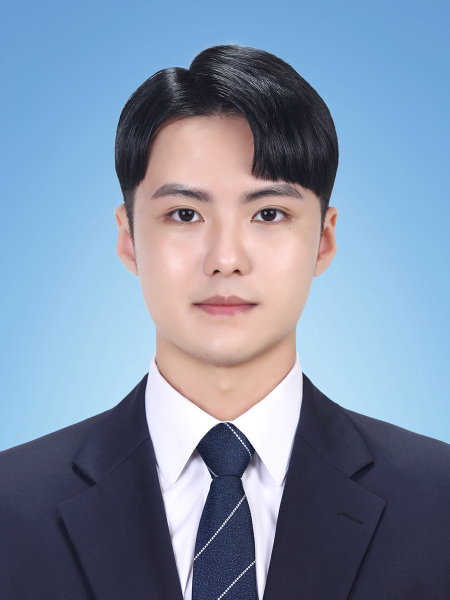
#> input picture opencv/image/my_face.jpg, 900 x 1200 px (shown at 1/2 size)
$ python gender_detect.py
#> lines starting #> are read from the running program, lines starting #| are printed output that depends on the picture; after the words box and inside, x2 and y2 are one past the last pixel; in counts of white or black regions, pixels touching at a corner belong together
### opencv/util/CommUtils.py
import numpy as np, cv2

# 이미지 기울기 보정을 위한 함수
# 인자값1 : 원본이미지 / 인자값2 : 얼굴 중심 좌표 / 인자값3 : 양쪽 눈 중심좌표
# 결과값 : 보정된 이미지, 보정된 얼굴 중심 좌표
def doCorrectionImage(image, face_center, eye_centers):

    #양쪽 눈 좌표
    pt0, pt1 = eye_centers

    if pt0[0] > pt1[0]: pt0, pt1 = pt1, pt0

    # 두 좌표간 차분 계산
    dx, dy = np.subtract(pt1, pt0).astype(float)

    #역탄젠트로 기울기 계산
    angle = cv2.fastAtan2(dy, dx)

    # 계산된 기울기만큼 이미지 회전하기
    rot = cv2.getRotationMatrix2D((int(face_center[0]),int(face_center[1])), angle, 1)

    # 회전된 이미지를 원래 이미지 크기로 자르기
    size = image.shape[1::-1]

    # 보정된 이미지 생성
    correction_image = cv2.warpAffine(image, rot, size, cv2.INTER_CUBIC)

    # 눈 위치 보정
    eye_centers = np.expand_dims(eye_centers, axis=0)
    correction_centers = cv2.transform(eye_centers, rot)
    correction_centers = np.squeeze(correction_centers, axis=0)

    return correction_image, correction_centers

# 얼굴이미지로부터 상세 객체 탐지를 위한 함수
# 인자값1 : 얼굴 이미지 / 인자값2 : 얼굴 중심 좌표
# 결과값 : 윗머리, 귓밑머리, 입술, 얼굴 전체
def doDetectObject(face, center):
    w, h = face[2:4]
    center = np.array(center)

    # 얼굴영역 평균 비율
    # 얼굴 시작좌표 : 얼굴 증심으로부터 머리 시작좌표까지 평균 약 65%
    # 머리 끝 좌표 : 얼굴 증심으로부터 머리 끝좌표까지 평균 약 45%
    face_avg_rate = np.multiply((w,h), (0.45, 0.65))

    # 입술영역 평균 비율
    # 입술 시작좌표 : 입술 중심으로부터 얼굴높이의 평균 약 10%
    # 입술 끝 좌표 : 입술 증심으로부터 얼굴 너비의 평균 약 18%
    lib_avg_rate = np.multiply((w,h), (0.18, 0.1))

    # 얼굴 중심에서 머리 시작좌표로 이동
    pt1 = center - face_avg_rate

    # 얼굴 중심에서 머리 종료좌표로 이동
    pt2 = center + face_avg_rate

    # 얼굴 전체 영역
    face_all = roi(pt1, pt2-pt1)

    size = np.multiply(face_all[2:4], (1, 0.35))

    # 윗머리 영역
    face_up = roi(pt1, size)

    # 귀밑머리 영역
    face_down = roi(pt2-size, size)

    # 입술 중심 좌표(얼굴 중심의 약 30% 아래 위치함)
    lip_center = center + (0, h * 0.3)

    # 입술 중심에서 입술 시작좌표로 이동
    lip1 = lip_center - lib_avg_rate

    # 입술 중심에서 입술 끝좌표로 이동
    lip2 = lip_center + lib_avg_rate

    # 입술 영역
    lip = roi(lip1, lip2-lip1)

    return [face_up, face_down, lip, face_all]

# 이미지의 관심영역(ROI, Region of Interest)을 가져오기는 함수
# 인자값1 : 위치 / 인자값2 : 크기
# 결과값 : 영역 값
def roi(pt, size):
    return np.ravel([pt, size]).astype(int)

# 타원형으로 마스크 생성하는 함수
# 인자값1 : 원본 이미지 / 인자값2 : 세부 영역(윗머리, 귓밑머리, 입술, 얼굴 전체 중 하나)
# 인자값3 : 색상 / 인자값4 : 실선(사전 정의함)
# 결과값 : 타원형 마스크를 그린 이미지
def draw_ellipse(image, roi, color, thickness=cv2.FILLED):

    # 영역의 좌표 구하기
    x, y, w, h = roi

    # 영역의 자표로 부터 중심 좌표 구하기
    center = (x + w // 2, y + h // 2)

    # 타원 크기 설정하기(사람 얼굴 객체의 일반적인 타원 비율은 45%임)
    size = (int(w * 0.45), int(h * 0.45))

    # 타원 그리기
    cv2.ellipse(image, center, size, 0, 0, 360, color, thickness)

    return image

### opencv/gender_detect.py
# 생성한 CommUtils에 정의한 함수를 사용하기 위해 사용
from util.CommUtils import *

# 인식률을 높이기 위한 전처리
def preprocessing():
    # 분석하기 위한 이미지 불러오기
    image = cv2.imread("image/my_face.jpg", cv2.IMREAD_COLOR)
#> image is the input picture: shape (1200, 900, 3); mean B, G, R 165.8, 142.2, 126

    # 이미지가 존재하지 안으면, 에러 반환
    if image is None: return None, None

    # 이미지 크기 사이즈 변경하기
    image = cv2.resize(image, (700, 700))
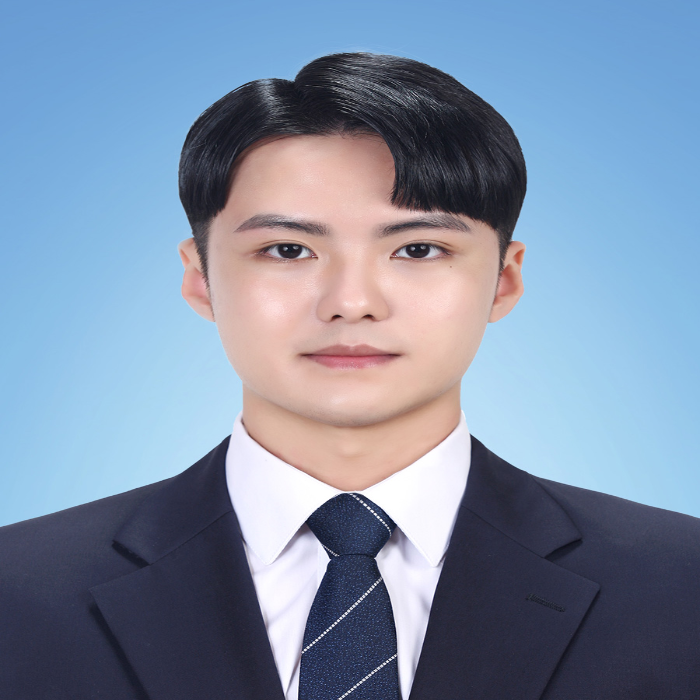
#> image: shape (700, 700, 3); mean B, G, R 165.7, 142.2, 125.9

    # 흑백사진으로 변경
    gray = cv2.cvtColor(image, cv2.COLOR_BGR2GRAY)
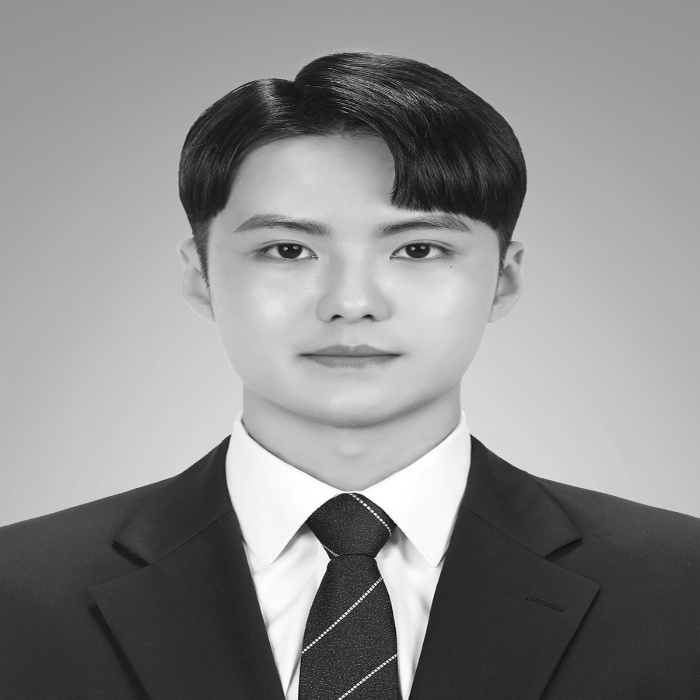
#> gray: shape (700, 700); min 6, max 255, mean 140

    # 변환한 흑백사진으로부터 히스토그램 평활화
    gray = cv2.equalizeHist(gray)
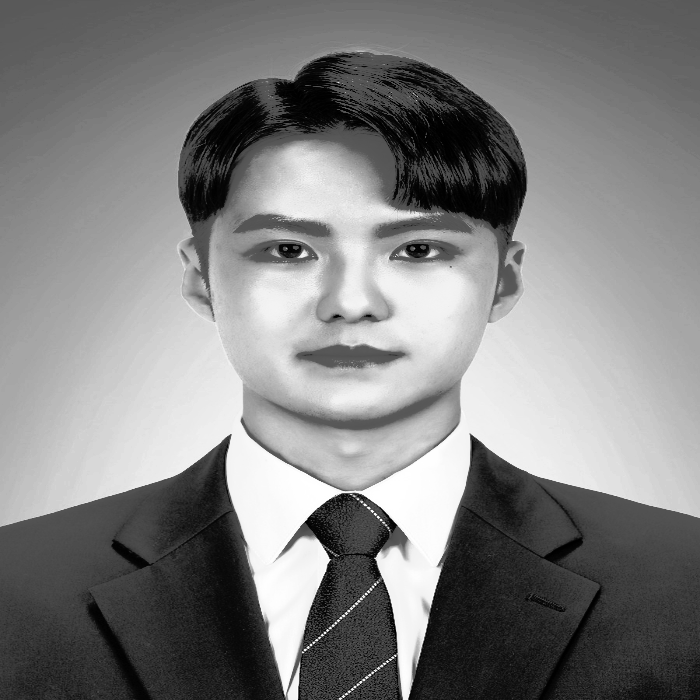
#> gray: shape (700, 700); min 0, max 255, mean 128.7

    return image, gray


# 학습된 얼굴 정면검출기 사용하기
face_cascade = cv2.CascadeClassifier("data/haarcascade_frontalface_alt2.xml")

# 학습된 눈 검출기 사용하기
eye_cascade = cv2.CascadeClassifier("data/haarcascade_eye_tree_eyeglasses.xml")

# 인식률을 높이기 위한 전처리 함수 호출
image, gray = preprocessing()  # 전처리

if image is None: raise Exception("영상 파일 읽기 에러")

# 얼굴 검출 수행(정확도 높이는 방법의 아래 파라미터를 조절함)
# 얼굴 검출은 히스토그램 평황화한 이미지 사용
# scaleFactor : 1.1
# minNeighbors : 인근 유사 픽셀 발견 비율이 2번 이상
# flags : 0 => 더이상 사용하지 않는 인자값
# 분석할 이미지의 최소 크기 : 가로 100, 세로 100
faces = face_cascade.detectMultiScale(gray, 1.1, 2, 0, (100, 100))
#> faces = [[193, 130, 305, 305]]

# 얼굴이 검출되었다면,
if faces.any():

    # 얼굴 위치 값을 가져오기
    x, y, w, h = faces[0]
#> x = 193; y = 130; w = 305; h = 305

    # 원본이미지로부터 얼굴영역 가져오기
    face_image = image[y:y + h, x:x + w]
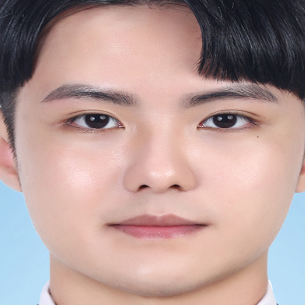
#> face_image: shape (305, 305, 3); mean B, G, R 151.7, 155.3, 181.3

    # 눈 검출 수행하기(정확도 높이는 방법의 아래 파라미터를 조절함)
    # 눈 검출은 얼굴 이미지 영역만 불러와 분석 수행
    # scaleFactor : 1.15
    # minNeighbors : 인근 유사 픽셀 발견 비율이 7번 이상
    # flags : 0 => 더이상 사용하지 않는 인자값
    # 분석할 이미지의 최소 크기 : 가로 25, 세로 20
    eyes = eye_cascade.detectMultiScale(face_image, 1.15, 7, 0, (25, 20))
#> eyes = [[196, 91, 60, 60], [64, 91, 61, 61]]

    # 눈을 찾을 수 있다면,
    if len(eyes) == 2:
        # 얼굴 가운데
        face_center = (x + w // 2, y + h // 2)
#> face_center = (345, 282)

        # 양쪽 눈 가운데 위치 값 가져오기
        eye_centers  = [[x+ex+ew//2, y+ey+eh//2] for ex,ey,ew,eh in eyes]
#> eye_centers = [[419, 251], [287, 251]]

        # 사진의 기울기 보정
        correction_image, correction_center = doCorrectionImage(image, face_center, eye_centers)
#> in doCorrectionImage, `pt0, pt1 = eye_centers`: pt0 = [419, 251]; pt1 = [287, 251]
#> in doCorrectionImage, `if pt0[0] > pt1[0]: pt0, pt1 = pt1, pt0`: pt1 = [419, 251]
#> in doCorrectionImage, `dx, dy = np.subtract(pt1, pt0).astype(float)`: dx = 132; dy = 0
#> in doCorrectionImage, `rot = cv2.getRotationMatrix2D((int(face_center[0]),int(face_center[1])..`: rot = [[1, 0, 0], [0, 1, 0]]
#> in doCorrectionImage, `eye_centers = np.expand_dims(eye_centers, axis=0)`: eye_centers = [[419, 251], [287, 251]]
#> correction_center = [[419, 251], [287, 251]]

        # 얼굴 상세 객체(윗머리, 귀밑머리, 입술) 찾기
        # rois[0] : 윗머리 / rois[1] : 귓밑머리 / rois[2] : 입술 / rois[3] : 얼굴 전체
        rois = doDetectObject(faces[0], face_center)
#> in doDetectObject, `w, h = face[2:4]`: w = 305
#> in doDetectObject, `center = np.array(center)`: center = [345, 282]
#> in doDetectObject, `face_avg_rate = np.multiply((w,h), (0.45, 0.65))`: face_avg_rate = [137.2, 198.2]
#> in doDetectObject, `lib_avg_rate = np.multiply((w,h), (0.18, 0.1))`: lib_avg_rate = [54.9, 30.5]
#> in doDetectObject, `pt1 = center - face_avg_rate`: pt1 = [207.8, 83.75]
#> in doDetectObject, `pt2 = center + face_avg_rate`: pt2 = [482.2, 480.2]
#> in doDetectObject, `face_all = roi(pt1, pt2-pt1)`: face_all = [207, 83, 274, 396]
#> in doDetectObject, `size = np.multiply(face_all[2:4], (1, 0.35))`: size = [274, 138.6]
#> in doDetectObject, `face_up = roi(pt1, size)`: face_up = [207, 83, 274, 138]
#> in doDetectObject, `face_down = roi(pt2-size, size)`: face_down = [208, 341, 274, 138]
#> in doDetectObject, `lip_center = center + (0, h * 0.3)`: lip_center = [345, 373.5]
#> in doDetectObject, `lip1 = lip_center - lib_avg_rate`: lip1 = [290.1, 343]
#> in doDetectObject, `lip2 = lip_center + lib_avg_rate`: lip2 = [399.9, 404]
#> in doDetectObject, `lip = roi(lip1, lip2-lip1)`: lip = [290, 343, 109, 61]
#> rois = [[207, 83, 274, 138], [208, 341, 274, 138], [290, 343, 109, 61], [207, 83, 274, 396]]

        # 보정된 사진 전체를 마스크만들기
        base_mask = np.full(correction_image.shape[:2], 255, np.uint8)

        # 얼굴 전체 마스크 만들기(사람의 얼굴은 평균 약 45% 타원으로 구성됨)
        # 얼굴 영역을 연산하기 않기 위해 색상을 검정색(값 : 0)으로 설정함
        face_mask = draw_ellipse(base_mask, rois[3], 0, -1)
#> in draw_ellipse, `x, y, w, h = roi`: x = 207; y = 83; w = 274; h = 396
#> in draw_ellipse, `center = (x + w // 2, y + h // 2)`: center = (344, 281)
#> in draw_ellipse, `size = (int(w * 0.45), int(h * 0.45))`: size = (123, 178)
#> in draw_ellipse, `cv2.ellipse(image, center, size, 0, 0, 360, color, thickness)`:
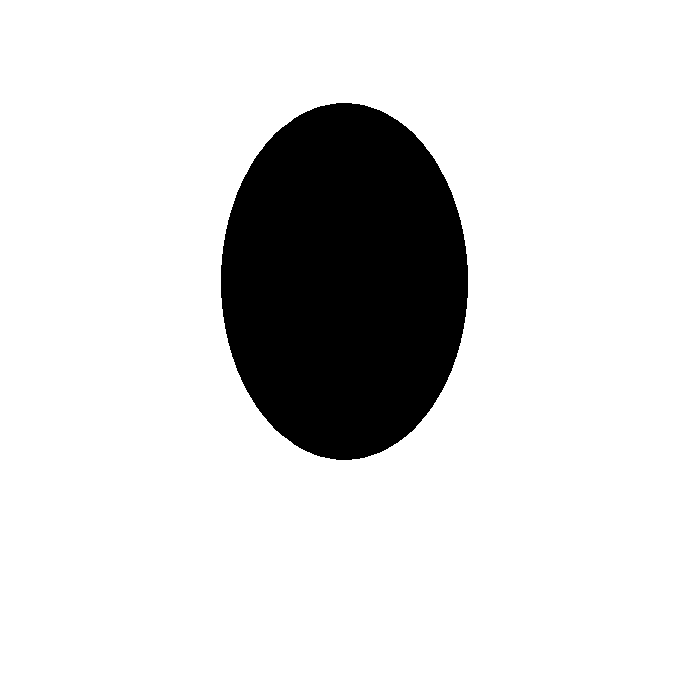
#> image: shape (700, 700); 85.9% white; 1 black region, box (x1, y1, x2, y2) and area: (221, 103, 468, 460) 69157

        # 입술 마스크 만들기(사람의 얼굴은 평균 약 45% 타원으로 구성됨)
        # 입술 영역을 연산하기 위해 색상을 흰색(값 : 255)으로 설정함
        lip_mask = draw_ellipse(np.copy(base_mask), rois[2], 255)
#> call 2 of draw_ellipse, with roi = array of shape (4,), color = 255, thickness = -1
#> in draw_ellipse (call 2), `x, y, w, h = roi`: x = 290; y = 343; w = 109; h = 61
#> in draw_ellipse (call 2), `center = (x + w // 2, y + h // 2)`: center = (344, 373)
#> in draw_ellipse (call 2), `size = (int(w * 0.45), int(h * 0.45))`: size = (49, 27)
#> in draw_ellipse (call 2), `cv2.ellipse(image, center, size, 0, 0, 360, color, thickness)`:
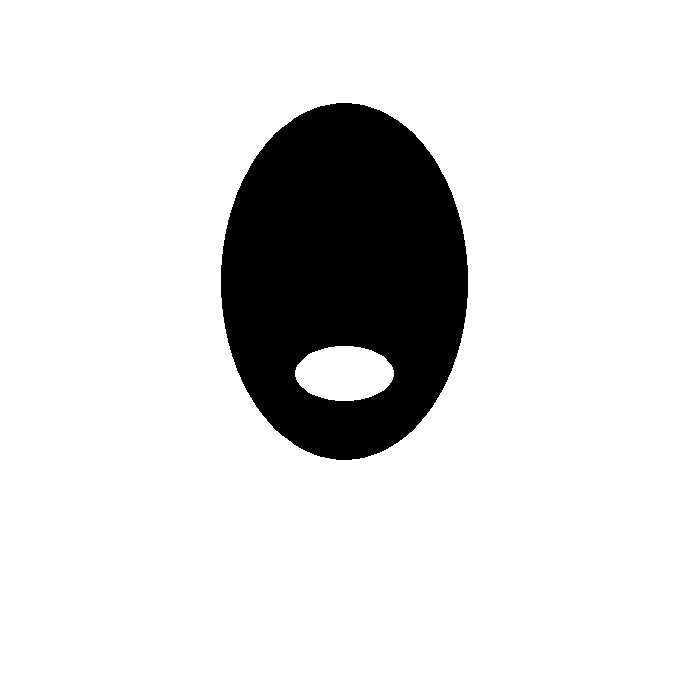
#> image: shape (700, 700); 86.8% white; 1 black region, box (x1, y1, x2, y2) and area: (221, 103, 468, 460) 64891

        # 윗머리용 얼굴전체 마스크, 귓밑머리용 얼굴전체 마스크, 입술마스크, 입술 제외용 마스크를 masks 저장
        masks = [face_mask, face_mask, lip_mask, ~lip_mask]

        # 만들어 놓은 마스크에 얼굴 상세 객체의 크기에 맞게 다시 저장함
        masks = [mask[y:y + h, x:x + w] for mask, (x, y, w, h) in zip(masks, rois)]
#> masks = 4 items

        # 얼굴 영역별 이미지 생성
        subs = [correction_image[y:y+h, x:x+w] for x, y, w, h in rois]
#> subs = 4 items

        # calcHist 파라미터 설명
        # 첫번째 파라미터(images) : 분석할 이미지 파일
        # 두번째 파라미터(Channel) : 컬러이미지(BGR)이면, 배열 값 3개로 정의
        # 세번째 파라미터(Mask) : 분석할 영역의 형태인 mask
        # 네번째 파라미터(histSize) : 히스토그램의 hist 크기, 예 : 128이면 256/128 = 2 => 픽셀 2개를 1개의 픽셀로 합쳐서 연산함
        # 다섯번째 파라미터(범위) : 컬러이미지(BGR)이면 0- 256까지 배열
        hists = [cv2.calcHist([sub], [0, 1, 2], mask, (128, 128, 128), (0, 256, 0, 256, 0, 256)) for sub, mask
                 in zip(subs, masks)]
#> hists = 4 items

        # 각 얼굴 영역별 히스트 값의 평균 구함
        hists = [h / np.sum(h) for h in hists]

        # 얼굴색과 입술색 비교 / HISTCMP_CORREL : 1에 가까울수록 유사함
        sim1 = cv2.compareHist(hists[3], hists[2], cv2.HISTCMP_CORREL)
#> sim1 = 0.397

        # 윗머리와 귓밑머리 비교 / HISTCMP_CORREL : 1에 가까울수록 유사함
        sim2 = cv2.compareHist(hists[0], hists[1], cv2.HISTCMP_CORREL)
#> sim2 = -0.0122

        # 여자 남자 구별하도록 만든 공식
        # 얼굴색과 입술색이 0.2보다 크면 0.2로 정의함
        criteria = 0.2 if sim1 > 0.2 else 0.1
#> criteria = 0.2

        # 윗머리와 귓밑머리 유사도가 얼굴색과 입술색 유사도보다 크면 여성
        value = sim2 > criteria
#> value = False

        # 출력 문구
        text = "Woman" if value else "Man"
#> text = 'Man'

        #이미지에 표기할 문구
        cv2.putText(image, text, (0, 30), cv2.FONT_HERSHEY_SIMPLEX, 1, (0, 0, 0), 2)
#> image: shape (700, 700, 3)

        # 사이즈 변경된 이미지로 출력하기
        cv2.imshow("MyFace", image)

    else:
        print("눈 미검출")

else:
    print("얼굴 미검출")

# 입력받는 것 대기하기, 작성안하면, 결과창이 바로 닫힘
cv2.waitKey(0)

$ run again, with opencv/image/03.jpg copied over opencv/image/my_face.jpg
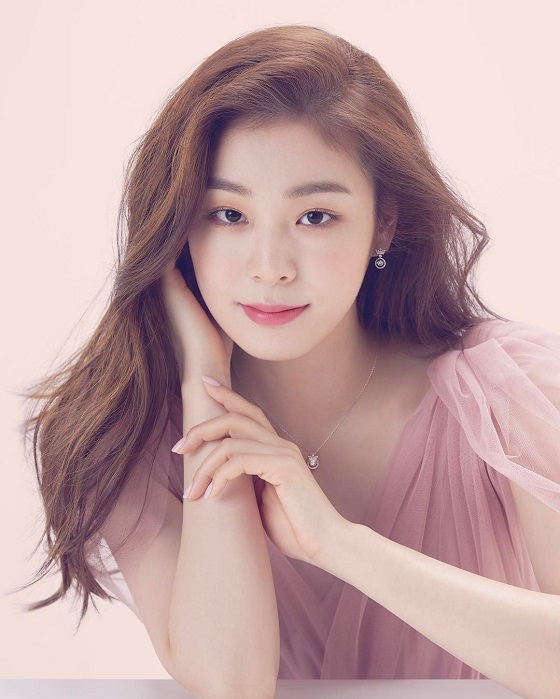
#> input picture opencv/image/03.jpg, 560 x 699 px
#> in preprocessing, image is the input picture: shape (699, 560, 3); mean B, G, R 165, 164.8, 194.8
#> faces = [[212, 120, 262, 262]]
#> `x, y, w, h = faces[0]`: x = 212; y = 120; w = 262
#> eyes = [[46, 68, 55, 55], [154, 69, 56, 56]]
#> face_center = (343, 251)
#> `eye_centers  = [[x+ex+ew//2, y+ey+eh//2] for ex,ey,ew,eh in eyes]`: eye_centers = [[285, 215], [394, 217]]
#> in doCorrectionImage, `pt0, pt1 = eye_centers`: pt0 = [285, 215]; pt1 = [394, 217]
#> dx = 109; dy = 2
#> angle = 1.05
#> rot = [[1, 0.0183, -4.55], [-0.0183, 1, 6.33]]
#> in doCorrectionImage, `correction_image = cv2.warpAffine(image, rot, size, cv2.INTER_CUBIC)`:
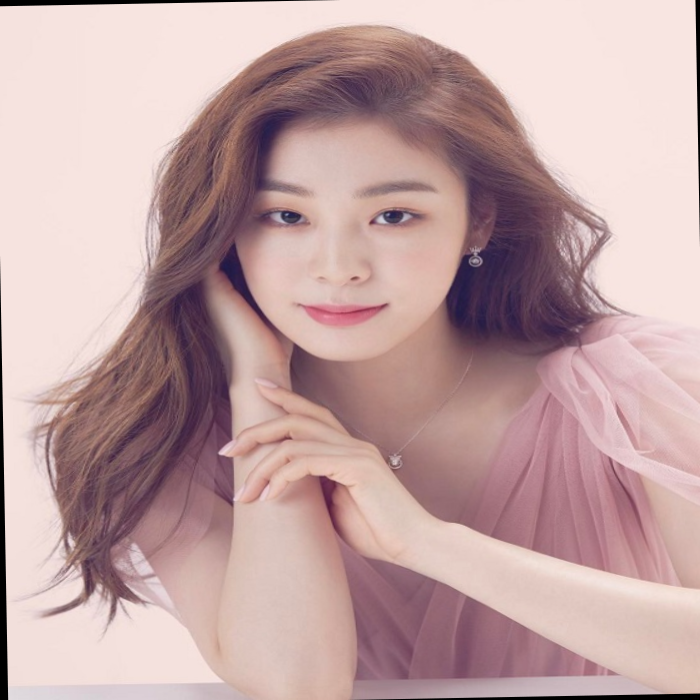
#> correction_image: shape (700, 700, 3); mean B, G, R 163, 162.7, 192.6
#> in doCorrectionImage, `eye_centers = np.expand_dims(eye_centers, axis=0)`: eye_centers = [[285, 215], [394, 217]]
#> correction_centers = [[284, 216], [393, 216]]
#> in doDetectObject, `w, h = face[2:4]`: w = 262
#> in doDetectObject, `center = np.array(center)`: center = [343, 251]
#> face_avg_rate = [117.9, 170.3]
#> lib_avg_rate = [47.16, 26.2]
#> in doDetectObject, `pt1 = center - face_avg_rate`: pt1 = [225.1, 80.7]
#> pt2 = [460.9, 421.3]
#> face_all = [225, 80, 235, 340]
#> in doDetectObject, `size = np.multiply(face_all[2:4], (1, 0.35))`: size = [235, 119]
#> face_up = [225, 80, 235, 118]
#> face_down = [225, 302, 235, 118]
#> lip_center = [343, 329.6]
#> lip1 = [295.8, 303.4]
#> lip2 = [390.2, 355.8]
#> lip = [295, 303, 94, 52]
#> rois = [[225, 80, 235, 118], [225, 302, 235, 118], [295, 303, 94, 52], [225, 80, 235, 340]]
#> in draw_ellipse, `x, y, w, h = roi`: x = 225; y = 80; w = 235; h = 340
#> in draw_ellipse, `center = (x + w // 2, y + h // 2)`: center = (342, 250)
#> in draw_ellipse, `size = (int(w * 0.45), int(h * 0.45))`: size = (105, 153)
#> in draw_ellipse (call 2), `x, y, w, h = roi`: x = 295; y = 303; w = 94; h = 52
#> in draw_ellipse (call 2), `center = (x + w // 2, y + h // 2)`: center = (342, 329)
#> in draw_ellipse (call 2), `size = (int(w * 0.45), int(h * 0.45))`: size = (42, 23)
#> in draw_ellipse (call 2), `cv2.ellipse(image, center, size, 0, 0, 360, color, thickness)`:
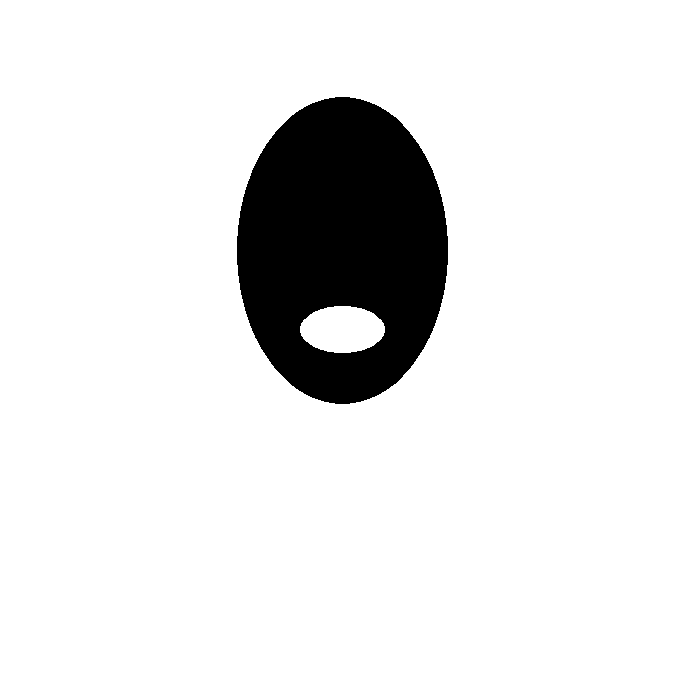
#> image: shape (700, 700); 90.3% white; 1 black region, box (x1, y1, x2, y2) and area: (237, 97, 448, 404) 47670
#> masks = 4 items
#> sim1 = 0.313
#> sim2 = 0.153
#> criteria = 0.2
#> value = False
#> text = 'Man'
